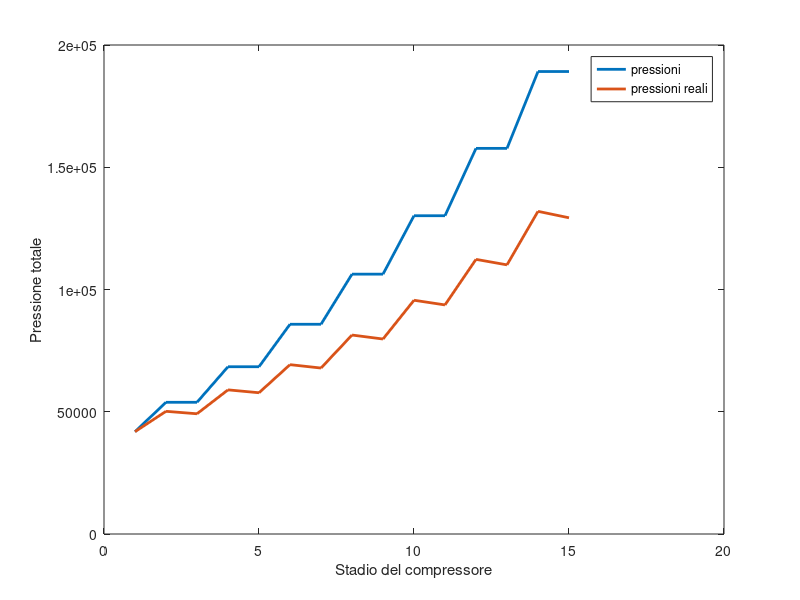
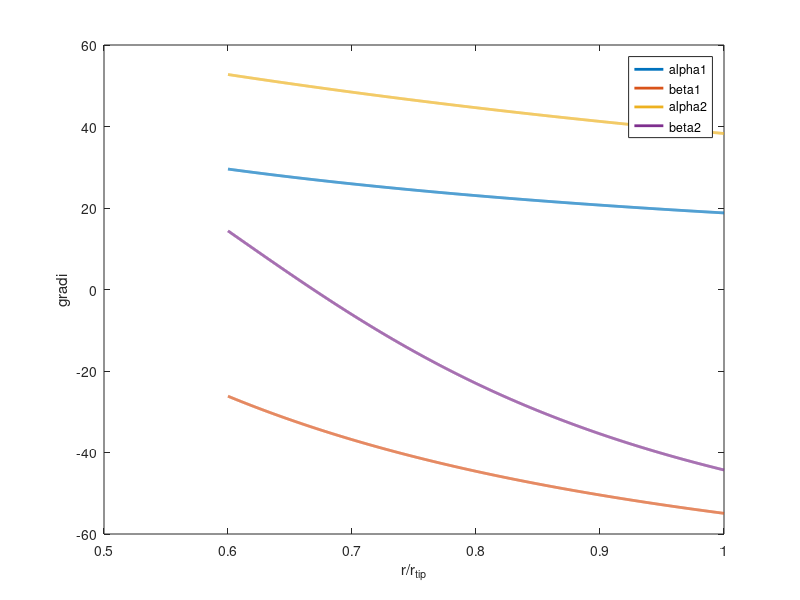
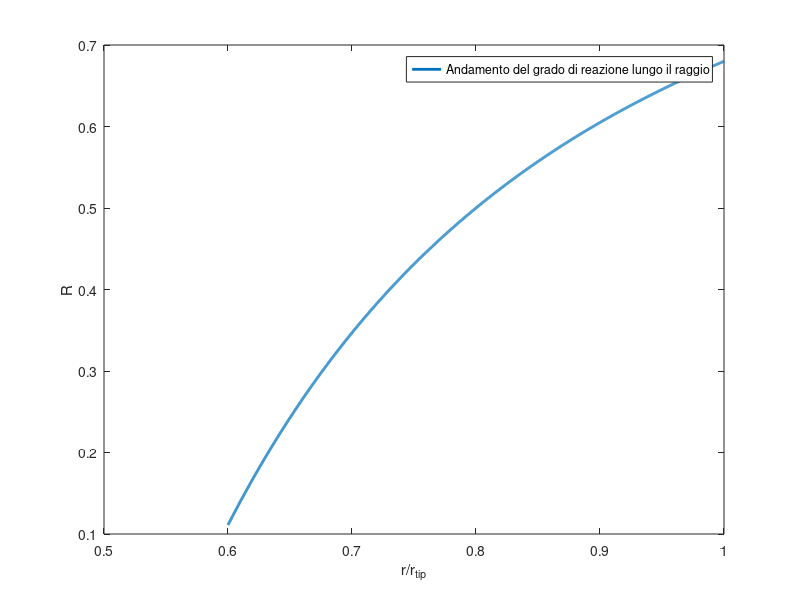
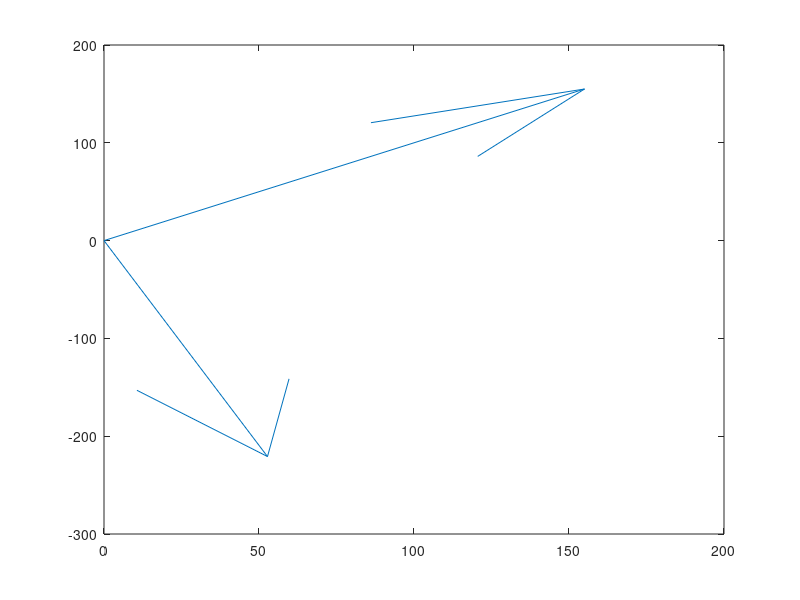

Here is the MATLAB script that generated these plots, in order:
clear
close all
clc
%% BMW0003
%****DESCRIZIONE DEL PROCEDIMENTO
%I PRIMI DUE CICLI FOR ANNIDATI SERVONO PER TROVARE L'ANGOLO ALPHA DI INGRESSO AL PRIMO STADIO DEL COMPRESSORE. 
%SONO FATTI SUL RAGGIO MEDIO SU CUI DEFINIAMO UN GRADO DI REAZIONE DI 0.5
%LE MATRICI HANNO SULLE COLONNE GLI STADI E SULLE ASCISSE TUTTE LE POSSIBILI ALPHA
%IL CICLO TROVA L'ALPHA DI INGRESSO AL RAGGIO MEDIO TALE CHE IL RAPPORTO ROTORE SIA IL PIU' VICINO
%POSSIBILE AL BETA STADIO/PERDITE DI PRESSIONE


%P2TOT sono le pressioni ideali all'uscita del rotore
%P3TOT sono le pressioni reali all'uscita del rotore
n_stadi=7;
ALPHA=pi/8:pi/1000:pi/5;
%diametri e raggi
d_c_ext=21.65*0.0254;
d_c_int=d_c_ext*0.6;
d_c_int_fin=d_c_ext*0.725;
m=(d_c_int_fin/2-d_c_int/2)/(n_stadi-1);



alpha1=zeros(n_stadi,length(ALPHA));
alpha2=zeros(n_stadi,length(ALPHA));
U_c=zeros(n_stadi,1);
beta1=zeros(n_stadi,length(ALPHA));
beta2=zeros(n_stadi,length(ALPHA));

om=9500*2*pi/60;


BETA_C=3.09;
BETA_st=3.09^(1/n_stadi);
R=0.5;


cp_a=1004;
gamma_a=1.4;
T1_tot=zeros(n_stadi,length(ALPHA));
P1_tot=zeros(n_stadi,length(ALPHA));
P2_tot=zeros(n_stadi,length(ALPHA));
P3_tot=zeros(n_stadi,length(ALPHA));
P1_tot_reale=zeros(n_stadi,length(ALPHA));
T3_tot=zeros(n_stadi,length(ALPHA));
T3_tot_id=zeros(n_stadi,length(ALPHA));
C1_z=zeros(n_stadi,length(ALPHA));
C2_z=zeros(n_stadi,length(ALPHA));
W1_z=zeros(n_stadi,length(ALPHA));
W2_z=zeros(n_stadi,length(ALPHA));
C1_th=zeros(n_stadi,length(ALPHA));
C2_th=zeros(n_stadi,length(ALPHA));
W1_th=zeros(n_stadi,length(ALPHA));
W2_th=zeros(n_stadi,length(ALPHA));
rapporto_rotore=zeros(n_stadi,length(ALPHA));
perdita = 0.98;%

    r_c=d_c_int/2:m/100:d_c_ext/2;
    r_m=(d_c_ext+d_c_int)/4;
    l_paletta_i=(r_c(end)-r_c(1))*100; %LUNGHEZZA DELLA PALETTA AL PRIMO STADIO DI CIRCA 10CM
    hubtotip_i=d_c_int/d_c_ext;

for j=1:length(ALPHA)
    alpha1(1,j)=ALPHA(j);
    C1=155/cos(alpha1(1,j));

    T1_tot(1,j)=2.535720558013630e+02;
    P1_tot(1,j)=4.185434568613693e+04;
    P1_tot_reale(1,j)=4.185434568613693e+04;
    
  
    T3_tot_vera=3.772198236225885e+02; %N.B.: data la velocità e la quota a cui scegliamo di andare, vedere ciclo camo
    eta_c=0.78;

    % FUNZIONE PER TROVARE L'ETA STADIO  
    fun=@(x) eta_c-(BETA_C^((gamma_a-1)/gamma_a)-1)/(BETA_C^((gamma_a-1)/(gamma_a*x))-1);
    eta_st0=0.8;
    eta_st=fzero(fun,eta_st0);
    f=@(y) T3_tot_vera/T1_tot(1,j)-BETA_C^((gamma_a-1)/(gamma_a*y));
    eta_st2=fzero(f,eta_st0);
   
    for i=1:n_stadi
       
        U_c(i)=r_m*om;
        C1_z(i,j)=C1*cos(alpha1(i,j));
        C1_th(i,j)=C1*sin(alpha1(i,j));
        C1_vect=[C1_z(i,j);C1_th(i,j)];
        W1_vect=C1_vect-[0;U_c(i)];
        W1_z(i,j)=W1_vect(1);
        W1_th(i,j)=W1_vect(2);
        beta1(i,j)=atan(W1_th(i,j)/W1_z(i,j));

        beta2(i,j)=atan(((-R+0.5)*2*norm([0;U_c(i)]))/C1_z(i,j)-tan(alpha1(i,j)));%uso grado di reazione
        C2_z(i,j)=C1_z(i,j);%ipotesi vel assiale costante
        W2_z(i,j)=W1_z(i,j);
        W2_th(i,j)=W2_z(i,j)*tan(beta2(i,j));
        W2_vect=[W2_z(i,j);W2_th(i,j)];
        C2_vect=W2_vect+[0;U_c(i)];
        C2_th(i,j)=C2_vect(2);
        alpha2(i,j)=atan(C2_th(i,j)/C2_z(i,j));
        alpha1(i+1,j)=alpha1(i,j);%ipotesi stadio ripetuto
        

        rapporto_rotore(i,j)=(1+(om*r_m*(C2_z(i,j)*tan(alpha2(i,j))-C1_z(i,j)*tan(alpha1(i,j))))/(cp_a*T1_tot(i,j)))^(gamma_a/(gamma_a-1));%eulero
        P2_tot(i,j)=rapporto_rotore(i,j)*P1_tot(i,j);
        P3_tot(i,j)=(BETA_st/perdita)*P1_tot_reale(i,j);%P3_tot sarebbe P2_tot nel caso reale
        T3_tot_id(i,j)=T1_tot(i,j)*(BETA_st^((gamma_a-1)/gamma_a));
        T3_tot(i,j)=T1_tot(i,j)+((T3_tot_id(i,j)-T1_tot(i,j))/eta_st);
        T1_tot(i+1,j)=T3_tot(i,j);
        P1_tot(i+1,j)=P2_tot(i,j);
        P1_tot_reale(i+1,j)=P3_tot(i,j)*perdita; %P1_tot_reale sarebbe P3_tot nel caso reale
       

    end
end

% IL CRITERIO PER SCEGLIERE ALPHA SELEZIONA L'ALPHA IN INGRESSO 
% ASSOCIATO AL RAPPORTO ROTORE DELL'ULTIMO STADIO PIU' VICINO
% AL BETA STADIO/PERDITE.


T1_tot=T1_tot(1:end-1,:);
alpha1=alpha1(1:end-1,:);
errore=rapporto_rotore-(BETA_st/perdita)*ones(n_stadi,length(ALPHA));
errore=errore(end,:);
[err,index]=min(errore(errore>0))%occhio a questa funzione

% QUI ENTRA IN GIOCO L'IPOTESI DI FREE VORTEX, OVVERO R*CTHETA COSTANTE
% LUNGO LA PALETTA
K1=C1_th(1,index)*r_m;
K2=C2_th(1,index)*r_m;
k=(K1+K2)/(2*om);

%_R INDICA CHE QUESTE SONO LE MATRICI VALIDE PER UN RAGGIO QUALUNQUE
%IL NUMERO DI RIGHE SONO I POSSIBILI RAGGI, MENTRE IL NUMERO DI COLONNE GLI
%STADI, ESSENDO STADIO RIPETUTO UNO STADIO VALE L'ALTRO.
alpha1_r=zeros(length(r_c),n_stadi);
alpha2_r=zeros(length(r_c),n_stadi);
U_r=zeros(length(r_c),1);
beta1_r=zeros(length(r_c),n_stadi);
beta2_r=zeros(length(r_c),n_stadi);
c1_z_r=zeros(length(r_c),n_stadi);
c2_z_r=zeros(length(r_c),n_stadi);
w1_z_r=zeros(length(r_c),n_stadi);
w2_z_r=zeros(length(r_c),n_stadi);
c1_th_r=zeros(length(r_c),n_stadi);
c2_th_r=zeros(length(r_c),n_stadi);
w1_th_r=zeros(length(r_c),n_stadi);
w2_th_r=zeros(length(r_c),n_stadi);
c1z=155;
c1_z_r=155*ones(length(r_c),n_stadi);
c2z=155;
grado_reazione_r=zeros(length(r_c),n_stadi); %MATRICE DEI GRADI DI REAZIONE
rapporto_rotore_r=zeros(length(r_c),n_stadi); %MATRICE DEI RAPPORTI ROTORE

for j=1:n_stadi

for i=1:length(r_c)
    r=r_c(i);
    U_r(i)=om*r;
    c2_th_r(i,j)=K2/r;
    c2_vect=[c2z;c2_th_r(i,j)];
    w2_vect=c2_vect-[0;U_r(i)];
    w2_z_r(i,j)=w2_vect(1);
    w2_th_r(i,j)=w2_vect(2);
    beta2_r(i,j)=atan(w2_th_r(i,j)/w2_z_r(i,j));
    alpha2_r(i,j)=atan(c2_th_r(i,j)/c2z);

    c1_th_r(i,j)=K1/r;
    alpha1_r(i,j)=atan(c1_th_r(i,j)/c1z);
    c1_vect=[c1z;c1_th_r(i,j)];
    w1_vect=c1_vect-[0;U_r(i)];
    w1_z_r(i,j)=w1_vect(1);
    w1_th_r(i,j)=w1_vect(2);
    beta1_r(i,j)=atan(w1_th_r(i,j)/w1_z_r(i,j));

    grado_reazione_r(i,j)=0.5-c1z/U_r(i)*(tan(alpha1_r(i,j))+tan(beta2_r(i,j)))/2;
    rapporto_rotore_r(i,j)=(1+(om*r*(c2z*tan(alpha2_r(i,j))-c1z*tan(alpha1_r(i,j))))/(cp_a*T1_tot(j,1)))^(gamma_a/(gamma_a-1));%eulero

end
end
%%
T1_tot_r=ones(length(r_c),n_stadi);
c1_r=zeros(length(r_c),n_stadi);
w1_r=zeros(length(r_c),n_stadi);

for i=1:7
    for j=1:length (r_c)
        T1_tot_r(j,i)=T1_tot(i,1);
    end
end

for i=1:7
    for j=1:length (r_c)
        c1_r(j,i)=sqrt((c1_th_r(j,i)).^2+(c1_z_r(j,i)).^2);
    end
end

for i=1:7
    for j=1:length (r_c)
        w1_r(j,i)=sqrt((w1_th_r(j,i)).^2+(w1_z_r(j,i)).^2);
    end
end
T1_s_r=T1_tot_r-c1_r.^2/(2*cp_a);
a_r=sqrt(gamma_a*286.6.*T1_s_r);
Mach_r=c1_r./a_r;
Mach_r_r=w1_r./a_r;


%%
% QUI PLOTTIAMO L'ANDAMENTO DELLE PRESSIONI TOTALI LUNGO I VARI STADI
% SI NOTA CHE PER IL CASO IDEALE IL SALTO DI PRESSIONE AVVIENE SONO NEL
% ROTORE E NON CI SONO PERDITE (RAPPORTO ROTORE)
% NEL CASO REALE INVECE IL SALTO DI PRESSIONE CHE AVVIENE NEL ROTORE è PIU'
% BASSO E CI SONO DELLE PERDITE NELLO STATORE (COME NELLE SLIDE DI PARAVAN)

tt = 1:15;
pressioni = [];
for i = 1:7
    pressioni = [pressioni, P1_tot(i,index)];
    pressioni = [pressioni, P2_tot(i,index)];
end
pressioni = [pressioni, P1_tot(end, index)];

pressioni_real = [];  % se il beta_stadio fosse costante
for i = 1:7
    pressioni_real = [pressioni_real, P1_tot_reale(i,index)];
    pressioni_real = [pressioni_real, P3_tot(i,index)];
end
pressioni_real = [pressioni_real, P1_tot_reale(end, index)];

pressioni_perdite = [];  % considero una perdita di pressione del 2%

figure
plot(tt, pressioni,'linewidth',2)
hold on
plot(tt, pressioni_real,'linewidth',2)
xlabel('Stadio del compressore')
ylabel('Pressione totale')
legend('pressioni','pressioni reali')

%%
% PLOTTO LA VARIAZIONE DEGLI ANGOLI IN FUNZIONE DI r/rtip LUNGO IL PRIMO STADIO
% SECONDO UN FILE CHE HO TROVATO BETA1 E BETA2 DOVREBBERO AUMENTARE MENTRE
% I NOSTRI DIMUNUISCONO, MA POTREBBE INTENDERE IL MODULO
% MI RITROVO INVECE CON I DISEGNI CARICATI DA PARAVAN


figure;
rateo=r_c./r_c(end);
plot(rateo,alpha1_r(:,1).*180/pi,'linewidth',2);
hold on
plot(rateo,beta1_r(:,1).*180/pi,'linewidth',2);
hold on 
plot(rateo,alpha2_r(:,1).*180/pi,'linewidth',2);
hold on
plot(rateo,beta2_r(:,1).*180/pi,'linewidth',2);
legend('alpha1','beta1','alpha2','beta2');
xlabel('r/r_t_i_p')
ylabel('gradi')

%PLOTTO IL GRADO DI REAZIONE IN FUNZIONE DI r/rtip (AUMENTA DALL'HUB AL TIP)
% DA NOTARE CHE IL GRADO DI REAZIONE E' DEFINITO PER UN FLUIDO
% INCOMPRIMIBILE ANCHE SULLE SLIDE DI PARAVAN
figure;
plot(rateo,grado_reazione_r(:,1),'linewidth',2)
legend('Andamento del grado di reazione lungo il raggio');
xlabel('r/r_t_i_p')
ylabel('R')
%PLOTTO IL RAPPORTO ROTORE LUNGO GLI STADI (DIMINUISCE)
figure;
X=1:0.01:n_stadi;
x=1:1:n_stadi;
Y=spline(x,rapporto_rotore_r(1,:),X);
plot(X,Y,'linewidth',2);
legend('andamento del rapporto rotore lungo gli stadi');
xlabel('stadi')
ylabel('rapporto rotore')

quiver ([0,0],[0,0],[c1_th_r(end,1),c1_z_r(end,1)],[w1_th_r(end,1),w1_z_r(end,1)],"off")
